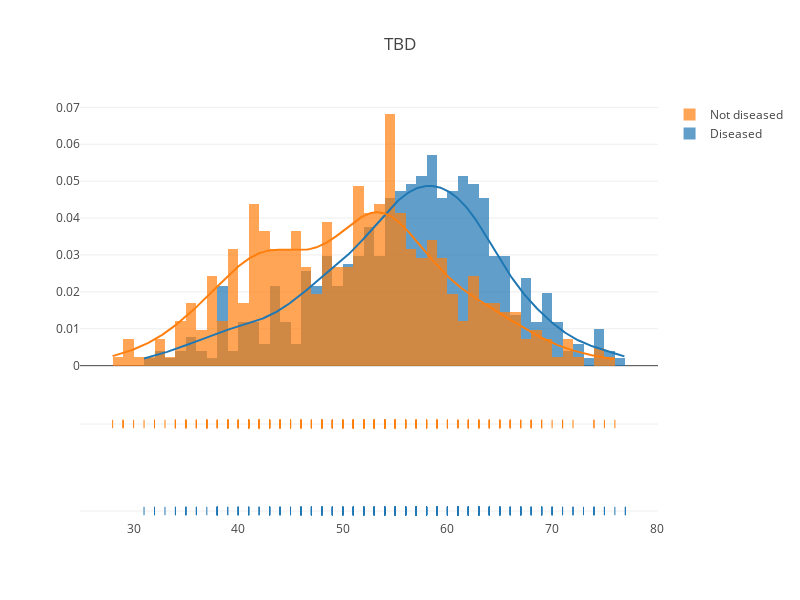

Write notebook code for a chart like this one.
### Code cell
iplot(figure)

### Figure 1 — Plotly figure (JSON) as saved in the notebook; plotly's stock layout.template omitted (floating-point values rounded to 4 significant figures; data arrays with more than 128 entries replaced by an {"elided": "..."} marker saying what was removed)
{"data": [{"autobinx": false, "histnorm": "probability density", "legendgroup": "Diseased", "marker": {"color": "rgb(31, 119, 180)"}, "name": "Diseased", "opacity": 0.7, "type": "histogram", "x": {"elided": "509 int values"}, "xaxis": "x1", "xbins": {"end": 77, "size": 1, "start": 31}, "yaxis": "y1"}, {"autobinx": false, "histnorm": "probability density", "legendgroup": "Not diseased", "marker": {"color": "rgb(255, 127, 14)"}, "name": "Not diseased", "opacity": 0.7, "type": "histogram", "x": {"elided": "411 int values"}, "xaxis": "x1", "xbins": {"end": 76, "size": 1, "start": 28}, "yaxis": "y1"}, {"legendgroup": "Diseased", "marker": {"color": "rgb(31, 119, 180)"}, "mode": "lines", "name": "Diseased", "showlegend": false, "type": "scatter", "x": {"elided": "500 float values"}, "xaxis": "x1", "y": {"elided": "500 float values"}, "yaxis": "y1"}, {"legendgroup": "Not diseased", "marker": {"color": "rgb(255, 127, 14)"}, "mode": "lines", "name": "Not diseased", "showlegend": false, "type": "scatter", "x": {"elided": "500 float values"}, "xaxis": "x1", "y": {"elided": "500 float values"}, "yaxis": "y1"}, {"legendgroup": "Diseased", "marker": {"color": "rgb(31, 119, 180)", "symbol": "line-ns-open"}, "mode": "markers", "name": "Diseased", "showlegend": false, "text": null, "type": "scatter", "x": {"elided": "509 int values"}, "xaxis": "x1", "y": {"elided": "509 str values"}, "yaxis": "y2"}, {"legendgroup": "Not diseased", "marker": {"color": "rgb(255, 127, 14)", "symbol": "line-ns-open"}, "mode": "markers", "name": "Not diseased", "showlegend": false, "text": null, "type": "scatter", "x": {"elided": "411 int values"}, "xaxis": "x1", "y": {"elided": "411 str values"}, "yaxis": "y2"}], "layout": {"autosize": false, "barmode": "overlay", "height": 600, "hovermode": "closest", "legend": {"traceorder": "reversed"}, "title": "TBD", "width": 800, "xaxis1": {"anchor": "y2", "domain": [0, 1], "zeroline": false}, "yaxis1": {"anchor": "free", "domain": [0.35, 1], "position": 0}, "yaxis2": {"anchor": "x1", "domain": [0, 0.25], "dtick": 1, "showticklabels": false}}}
